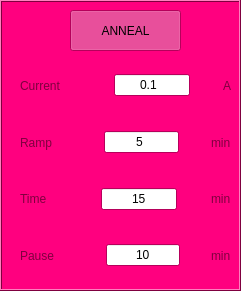
  <widget class="QFrame" name="frame_3">
   <property name="geometry">
    <rect>
     <x>260</x>
     <y>10</y>
     <width>241</width>
     <height>291</height>
    </rect>
   </property>
   <property name="palette">
    <palette>
     <active>
      <colorrole role="WindowText">
       <brush brushstyle="SolidPattern">
        <color alpha="255">
         <red>0</red>
         <green>0</green>
         <blue>0</blue>
        </color>
       </brush>
      </colorrole>
      <colorrole role="Button">
       <brush brushstyle="SolidPattern">
        <color alpha="255">
         <red>255</red>
         <green>0</green>
         <blue>127</blue>
        </color>
       </brush>
      </colorrole>
      <colorrole role="Light">
       <brush brushstyle="SolidPattern">
        <color alpha="255">
         <red>255</red>
         <green>127</green>
         <blue>191</blue>
        </color>
       </brush>
      </colorrole>
      <colorrole role="Midlight">
       <brush brushstyle="SolidPattern">
        <color alpha="255">
         <red>255</red>
         <green>63</green>
         <blue>159</blue>
        </color>
       </brush>
      </colorrole>
      <colorrole role="Dark">
       <brush brushstyle="SolidPattern">
        <color alpha="255">
         <red>127</red>
         <green>0</green>
         <blue>63</blue>
        </color>
       </brush>
      </colorrole>
      <colorrole role="Mid">
       <brush brushstyle="SolidPattern">
        <color alpha="255">
         <red>170</red>
         <green>0</green>
         <blue>84</blue>
        </color>
       </brush>
      </colorrole>
      <colorrole role="Text">
       <brush brushstyle="SolidPattern">
        <color alpha="255">
         <red>0</red>
         <green>0</green>
         <blue>0</blue>
        </color>
       </brush>
      </colorrole>
      <colorrole role="BrightText">
       <brush brushstyle="SolidPattern">
        <color alpha="255">
         <red>255</red>
         <green>255</green>
         <blue>255</blue>
        </color>
       </brush>
      </colorrole>
      <colorrole role="ButtonText">
       <brush brushstyle="SolidPattern">
        <color alpha="255">
         <red>0</red>
         <green>0</green>
         <blue>0</blue>
        </color>
       </brush>
      </colorrole>
      <colorrole role="Base">
       <brush brushstyle="SolidPattern">
        <color alpha="255">
         <red>255</red>
         <green>255</green>
         <blue>255</blue>
        </color>
       </brush>
      </colorrole>
      <colorrole role="Window">
       <brush brushstyle="SolidPattern">
        <color alpha="255">
         <red>255</red>
         <green>0</green>
         <blue>127</blue>
        </color>
       </brush>
      </colorrole>
      <colorrole role="Shadow">
       <brush brushstyle="SolidPattern">
        <color alpha="255">
         <red>0</red>
         <green>0</green>
         <blue>0</blue>
        </color>
       </brush>
      </colorrole>
      <colorrole role="AlternateBase">
       <brush brushstyle="SolidPattern">
        <color alpha="255">
         <red>255</red>
         <green>127</green>
         <blue>191</blue>
        </color>
       </brush>
      </colorrole>
      <colorrole role="ToolTipBase">
       <brush brushstyle="SolidPattern">
        <color alpha="255">
         <red>255</red>
         <green>255</green>
         <blue>220</blue>
        </color>
       </brush>
      </colorrole>
      <colorrole role="ToolTipText">
       <brush brushstyle="SolidPattern">
        <color alpha="255">
         <red>0</red>
         <green>0</green>
         <blue>0</blue>
        </color>
       </brush>
      </colorrole>
     </active>
     <inactive>
      <colorrole role="WindowText">
       <brush brushstyle="SolidPattern">
        <color alpha="255">
         <red>0</red>
         <green>0</green>
         <blue>0</blue>
        </color>
       </brush>
      </colorrole>
      <colorrole role="Button">
       <brush brushstyle="SolidPattern">
        <color alpha="255">
         <red>255</red>
         <green>0</green>
         <blue>127</blue>
        </color>
       </brush>
      </colorrole>
      <colorrole role="Light">
       <brush brushstyle="SolidPattern">
        <color alpha="255">
         <red>255</red>
         <green>127</green>
         <blue>191</blue>
        </color>
       </brush>
      </colorrole>
      <colorrole role="Midlight">
       <brush brushstyle="SolidPattern">
        <color alpha="255">
         <red>255</red>
         <green>63</green>
         <blue>159</blue>
        </color>
       </brush>
      </colorrole>
      <colorrole role="Dark">
       <brush brushstyle="SolidPattern">
        <color alpha="255">
         <red>127</red>
         <green>0</green>
         <blue>63</blue>
        </color>
       </brush>
      </colorrole>
      <colorrole role="Mid">
       <brush brushstyle="SolidPattern">
        <color alpha="255">
         <red>170</red>
         <green>0</green>
         <blue>84</blue>
        </color>
       </brush>
      </colorrole>
      <colorrole role="Text">
       <brush brushstyle="SolidPattern">
        <color alpha="255">
         <red>0</red>
         <green>0</green>
         <blue>0</blue>
        </color>
       </brush>
      </colorrole>
      <colorrole role="BrightText">
       <brush brushstyle="SolidPattern">
        <color alpha="255">
         <red>255</red>
         <green>255</green>
         <blue>255</blue>
        </color>
       </brush>
      </colorrole>
      <colorrole role="ButtonText">
       <brush brushstyle="SolidPattern">
        <color alpha="255">
         <red>0</red>
         <green>0</green>
         <blue>0</blue>
        </color>
       </brush>
      </colorrole>
      <colorrole role="Base">
       <brush brushstyle="SolidPattern">
        <color alpha="255">
         <red>255</red>
         <green>255</green>
         <blue>255</blue>
        </color>
       </brush>
      </colorrole>
      <colorrole role="Window">
       <brush brushstyle="SolidPattern">
        <color alpha="255">
         <red>255</red>
         <green>0</green>
         <blue>127</blue>
        </color>
       </brush>
      </colorrole>
      <colorrole role="Shadow">
       <brush brushstyle="SolidPattern">
        <color alpha="255">
         <red>0</red>
         <green>0</green>
         <blue>0</blue>
        </color>
       </brush>
      </colorrole>
      <colorrole role="AlternateBase">
       <brush brushstyle="SolidPattern">
        <color alpha="255">
         <red>255</red>
         <green>127</green>
         <blue>191</blue>
        </color>
       </brush>
      </colorrole>
      <colorrole role="ToolTipBase">
       <brush brushstyle="SolidPattern">
        <color alpha="255">
         <red>255</red>
         <green>255</green>
         <blue>220</blue>
        </color>
       </brush>
      </colorrole>
      <colorrole role="ToolTipText">
       <brush brushstyle="SolidPattern">
        <color alpha="255">
         <red>0</red>
         <green>0</green>
         <blue>0</blue>
        </color>
       </brush>
      </colorrole>
     </inactive>
     <disabled>
      <colorrole role="WindowText">
       <brush brushstyle="SolidPattern">
        <color alpha="255">
         <red>127</red>
         <green>0</green>
         <blue>63</blue>
        </color>
       </brush>
      </colorrole>
      <colorrole role="Button">
       <brush brushstyle="SolidPattern">
        <color alpha="255">
         <red>255</red>
         <green>0</green>
         <blue>127</blue>
        </color>
       </brush>
      </colorrole>
      <colorrole role="Light">
       <brush brushstyle="SolidPattern">
        <color alpha="255">
         <red>255</red>
         <green>127</green>
         <blue>191</blue>
        </color>
       </brush>
      </colorrole>
      <colorrole role="Midlight">
       <brush brushstyle="SolidPattern">
        <color alpha="255">
         <red>255</red>
         <green>63</green>
         <blue>159</blue>
        </color>
       </brush>
      </colorrole>
      <colorrole role="Dark">
       <brush brushstyle="SolidPattern">
        <color alpha="255">
         <red>127</red>
         <green>0</green>
         <blue>63</blue>
        </color>
       </brush>
      </colorrole>
      <colorrole role="Mid">
       <brush brushstyle="SolidPattern">
        <color alpha="255">
         <red>170</red>
         <green>0</green>
         <blue>84</blue>
        </color>
       </brush>
      </colorrole>
      <colorrole role="Text">
       <brush brushstyle="SolidPattern">
        <color alpha="255">
         <red>127</red>
         <green>0</green>
         <blue>63</blue>
        </color>
       </brush>
      </colorrole>
      <colorrole role="BrightText">
       <brush brushstyle="SolidPattern">
        <color alpha="255">
         <red>255</red>
         <green>255</green>
         <blue>255</blue>
        </color>
       </brush>
      </colorrole>
      <colorrole role="ButtonText">
       <brush brushstyle="SolidPattern">
        <color alpha="255">
         <red>127</red>
         <green>0</green>
         <blue>63</blue>
        </color>
       </brush>
      </colorrole>
      <colorrole role="Base">
       <brush brushstyle="SolidPattern">
        <color alpha="255">
         <red>255</red>
         <green>0</green>
         <blue>127</blue>
        </color>
       </brush>
      </colorrole>
      <colorrole role="Window">
       <brush brushstyle="SolidPattern">
        <color alpha="255">
         <red>255</red>
         <green>0</green>
         <blue>127</blue>
        </color>
       </brush>
      </colorrole>
      <colorrole role="Shadow">
       <brush brushstyle="SolidPattern">
        <color alpha="255">
         <red>0</red>
         <green>0</green>
         <blue>0</blue>
        </color>
       </brush>
      </colorrole>
      <colorrole role="AlternateBase">
       <brush brushstyle="SolidPattern">
        <color alpha="255">
         <red>255</red>
         <green>0</green>
         <blue>127</blue>
        </color>
       </brush>
      </colorrole>
      <colorrole role="ToolTipBase">
       <brush brushstyle="SolidPattern">
        <color alpha="255">
         <red>255</red>
         <green>255</green>
         <blue>220</blue>
        </color>
       </brush>
      </colorrole>
      <colorrole role="ToolTipText">
       <brush brushstyle="SolidPattern">
        <color alpha="255">
         <red>0</red>
         <green>0</green>
         <blue>0</blue>
        </color>
       </brush>
      </colorrole>
     </disabled>
    </palette>
   </property>
   <property name="frameShape">
    <enum>QFrame::Box</enum>
   </property>
   <property name="frameShadow">
    <enum>QFrame::Raised</enum>
   </property>
   <widget class="QPushButton" name="Anneal_Button">
    <property name="geometry">
     <rect>
      <x>70</x>
      <y>10</y>
      <width>111</width>
      <height>41</height>
     </rect>
    </property>
    <property name="text">
     <string>ANNEAL</string>
    </property>
    <property name="icon">
     <iconset>
      <normaloff>hot.png</normaloff>hot.png</iconset>
    </property>
    <property name="iconSize">
     <size>
      <width>30</width>
      <height>30</height>
     </size>
    </property>
    <property name="checkable">
     <bool>true</bool>
    </property>
    <property name="checked">
     <bool>true</bool>
    </property>
   </widget>
   <widget class="QWidget" name="layoutWidget">
    <property name="geometry">
     <rect>
      <x>10</x>
      <y>60</y>
      <width>221</width>
      <height>221</height>
     </rect>
    </property>
    <layout class="QVBoxLayout" name="verticalLayout_2">
     <item>
      <layout class="QHBoxLayout" name="horizontalLayout_11">
       <property name="leftMargin">
        <number>10</number>
       </property>
       <item>
        <widget class="QLabel" name="label_21">
         <property name="enabled">
          <bool>false</bool>
         </property>
         <property name="text">
          <string>Current</string>
         </property>
        </widget>
       </item>
       <item>
        <spacer name="horizontalSpacer_21">
         <property name="orientation">
          <enum>Qt::Horizontal</enum>
         </property>
         <property name="sizeHint" stdset="0">
          <size>
           <width>80</width>
           <height>20</height>
          </size>
         </property>
        </spacer>
       </item>
       <item>
        <widget class="QLineEdit" name="Anneal_Current">
         <property name="sizePolicy">
          <sizepolicy hsizetype="Preferred" vsizetype="Fixed">
           <horstretch>0</horstretch>
           <verstretch>0</verstretch>
          </sizepolicy>
         </property>
         <property name="inputMask">
          <string>0.000</string>
         </property>
         <property name="text">
          <string>0.1</string>
         </property>
         <property name="alignment">
          <set>Qt::AlignCenter</set>
         </property>
        </widget>
       </item>
       <item>
        <spacer name="horizontalSpacer_22">
         <property name="orientation">
          <enum>Qt::Horizontal</enum>
         </property>
         <property name="sizeHint" stdset="0">
          <size>
           <width>60</width>
           <height>20</height>
          </size>
         </property>
        </spacer>
       </item>
       <item>
        <widget class="QLabel" name="label_22">
         <property name="enabled">
          <bool>false</bool>
         </property>
         <property name="text">
          <string>A</string>
         </property>
        </widget>
       </item>
      </layout>
     </item>
     <item>
      <layout class="QHBoxLayout" name="horizontalLayout_12">
       <property name="leftMargin">
        <number>10</number>
       </property>
       <item>
        <widget class="QLabel" name="label_23">
         <property name="enabled">
          <bool>false</bool>
         </property>
         <property name="text">
          <string>Ramp</string>
         </property>
        </widget>
       </item>
       <item>
        <spacer name="horizontalSpacer_23">
         <property name="orientation">
          <enum>Qt::Horizontal</enum>
         </property>
         <property name="sizeHint" stdset="0">
          <size>
           <width>80</width>
           <height>20</height>
          </size>
         </property>
        </spacer>
       </item>
       <item>
        <widget class="QLineEdit" name="Anneal_Ramp">
         <property name="sizePolicy">
          <sizepolicy hsizetype="Preferred" vsizetype="Fixed">
           <horstretch>0</horstretch>
           <verstretch>0</verstretch>
          </sizepolicy>
         </property>
         <property name="inputMask">
          <string>00</string>
         </property>
         <property name="text">
          <string>5</string>
         </property>
         <property name="alignment">
          <set>Qt::AlignCenter</set>
         </property>
        </widget>
       </item>
       <item>
        <spacer name="horizontalSpacer_24">
         <property name="orientation">
          <enum>Qt::Horizontal</enum>
         </property>
         <property name="sizeHint" stdset="0">
          <size>
           <width>60</width>
           <height>20</height>
          </size>
         </property>
        </spacer>
       </item>
       <item>
        <widget class="QLabel" name="label_24">
         <property name="enabled">
          <bool>false</bool>
         </property>
         <property name="text">
          <string>min</string>
         </property>
        </widget>
       </item>
      </layout>
     </item>
     <item>
      <layout class="QHBoxLayout" name="horizontalLayout_13">
       <property name="leftMargin">
        <number>10</number>
       </property>
       <item>
        <widget class="QLabel" name="label_25">
         <property name="enabled">
          <bool>false</bool>
         </property>
         <property name="text">
          <string>Time</string>
         </property>
        </widget>
       </item>
       <item>
        <spacer name="horizontalSpacer_25">
         <property name="orientation">
          <enum>Qt::Horizontal</enum>
         </property>
         <property name="sizeHint" stdset="0">
          <size>
           <width>80</width>
           <height>20</height>
          </size>
         </property>
        </spacer>
       </item>
       <item>
        <widget class="QLineEdit" name="Anneal_Time">
         <property name="sizePolicy">
          <sizepolicy hsizetype="Preferred" vsizetype="Fixed">
           <horstretch>0</horstretch>
           <verstretch>0</verstretch>
          </sizepolicy>
         </property>
         <property name="inputMask">
          <string>00</string>
         </property>
         <property name="text">
          <string>15</string>
         </property>
         <property name="alignment">
          <set>Qt::AlignCenter</set>
         </property>
        </widget>
       </item>
       <item>
        <spacer name="horizontalSpacer_26">
         <property name="orientation">
          <enum>Qt::Horizontal</enum>
         </property>
         <property name="sizeHint" stdset="0">
          <size>
           <width>60</width>
           <height>20</height>
          </size>
         </property>
        </spacer>
       </item>
       <item>
        <widget class="QLabel" name="label_26">
         <property name="enabled">
          <bool>false</bool>
         </property>
         <property name="text">
          <string>min</string>
         </property>
        </widget>
       </item>
      </layout>
     </item>
     <item>
      <layout class="QHBoxLayout" name="horizontalLayout_15">
       <property name="leftMargin">
        <number>10</number>
       </property>
       <item>
        <widget class="QLabel" name="label_29">
         <property name="enabled">
          <bool>false</bool>
         </property>
         <property name="text">
          <string>Pause</string>
         </property>
        </widget>
       </item>
       <item>
        <spacer name="horizontalSpacer_29">
         <property name="orientation">
          <enum>Qt::Horizontal</enum>
         </property>
         <property name="sizeHint" stdset="0">
          <size>
           <width>80</width>
           <height>20</height>
          </size>
         </property>
        </spacer>
       </item>
       <item>
        <widget class="QLineEdit" name="Anneal_Pause">
         <property name="sizePolicy">
          <sizepolicy hsizetype="Preferred" vsizetype="Fixed">
           <horstretch>0</horstretch>
           <verstretch>0</verstretch>
          </sizepolicy>
         </property>
         <property name="inputMask">
          <string>00</string>
         </property>
         <property name="text">
          <string>10</string>
         </property>
         <property name="alignment">
          <set>Qt::AlignCenter</set>
         </property>
        </widget>
       </item>
       <item>
        <spacer name="horizontalSpacer_30">
         <property name="orientation">
          <enum>Qt::Horizontal</enum>
         </property>
         <property name="sizeHint" stdset="0">
          <size>
           <width>60</width>
           <height>20</height>
          </size>
         </property>
        </spacer>
       </item>
       <item>
        <widget class="QLabel" name="label_30">
         <property name="enabled">
          <bool>false</bool>
         </property>
         <property name="text">
          <string>min</string>
         </property>
        </widget>
       </item>
      </layout>
     </item>
    </layout>
   </widget>
  </widget>
